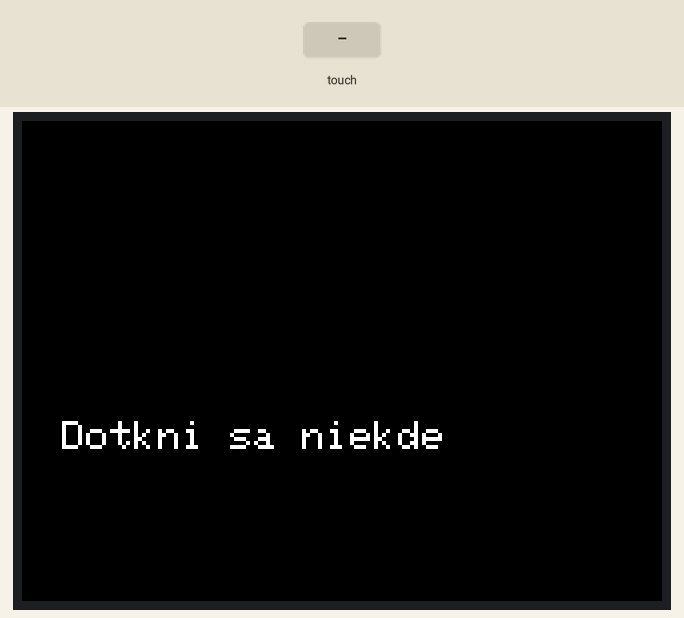
Simulated run of this sketch. Board: ESP32. Shown: 320×240 colour display. Inputs (shaded band) come from the test bench.

Above: at 1.4 s.
1.5 s: screen touched at 13 % across, 10 % down
At 2.7 s:
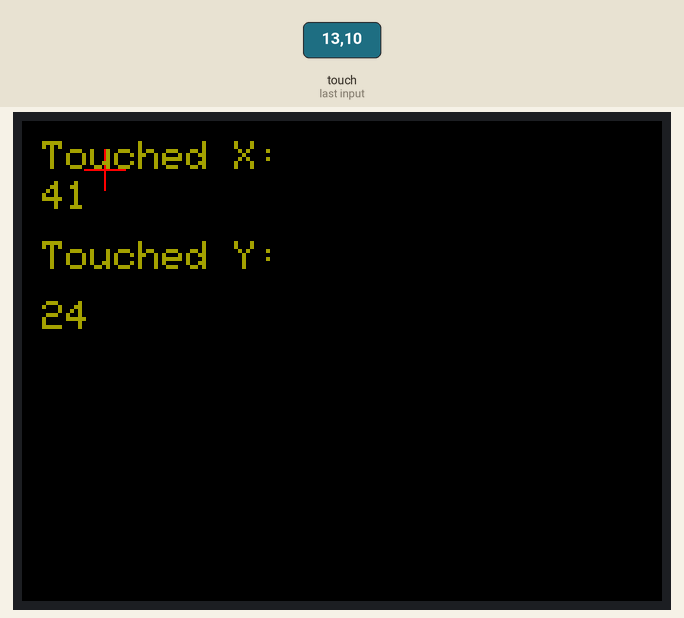
3.0 s: screen touched at 38 % across, 10 % down
At 3.8 s:
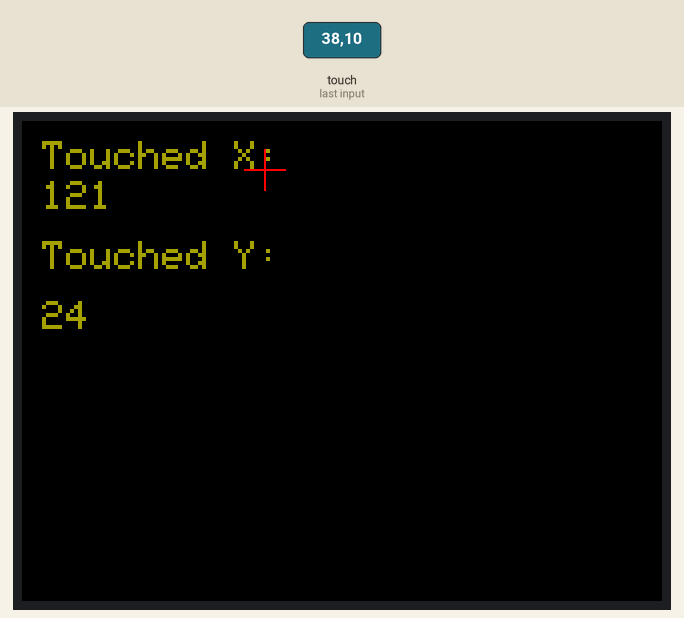
Timing chart, 0 to 6.0 s (numbered marks = the images above; inputs shaded):
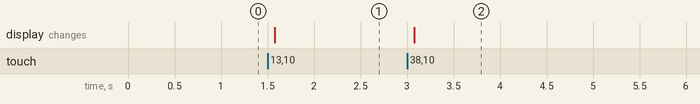

Measured:
- after the input at 1.5 s, the display: changes after 0.08 s (image 1)
- after the input at 3.0 s, the display: changes after 0.08 s (image 2)

The sketch:

esp3-RPi4-DisplayTOUCH.ino
```cpp
#include <TFT_eSPI.h>  // Knižnica pre ILI9341 s dotykovým ovládaním

TFT_eSPI tft = TFT_eSPI();       // Inicializácia displeja
uint16_t calData[5] = { 305, 3598, 294, 3501, 3 }; // ! THIS IS FOR RPi 4 Display !
#define ORANGE 0xFFA500

void setup() {
  Serial.begin(115200);          // Spustenie sériovej komunikácie pre ladenie
  tft.init();                    // Inicializácia displeja
  tft.setRotation(1);            // Nastavenie rotácie displeja

  // Nastavenie kalibrácie dotykového panela
  tft.setTouch(calData);

  tft.fillScreen(TFT_BLACK);     // Vymazanie obrazovky po nastavení kalibrácie
  tft.setTextColor(TFT_WHITE, TFT_BLACK);
  tft.setTextSize(2);
  tft.setCursor(20, 150);
  tft.println("Dotkni sa niekde");
}

void loop() {
  uint16_t x = 0, y = 0;         // Premenné pre súradnice dotyku

  // Skontroluje, či je dotykový panel dotknutý
  if (tft.getTouch(&x, &y)) {
    tft.fillScreen(TFT_BLACK);   // Vyčistenie obrazovky

    // Zobrazenie krížika na mieste dotyku
    drawCrosshair(x, y);
    tft.setTextColor(ORANGE);
    tft.setCursor(10, 10);
    tft.print("Touched X: ");
    tft.setCursor(10, 30);
    tft.print(x);
    tft.setCursor(10, 60);
    tft.print("Touched Y: ");
    tft.setCursor(10, 90);
    tft.print(y);

    delay(500);                  // Počkajte, aby sa zabránilo rýchlemu opakovaniu
  }
}

// Funkcia na vykreslenie krížika
void drawCrosshair(uint16_t x, uint16_t y) {
  int size = 10;                         // Veľkosť krížika
  tft.drawLine(x - size, y, x + size, y, TFT_RED);  // Vodorovná čiara
  tft.drawLine(x, y - size, x, y + size, TFT_RED);  // Zvislá čiara
}
```
